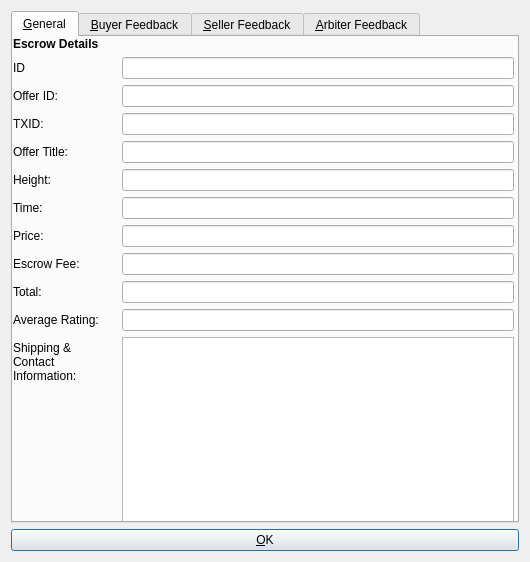
<?xml version="1.0" encoding="UTF-8"?>
<ui version="4.0">
 <class>EscrowInfoDialog</class>
 <widget class="QDialog" name="EscrowInfoDialog">
  <property name="geometry">
   <rect>
    <x>0</x>
    <y>0</y>
    <width>530</width>
    <height>562</height>
   </rect>
  </property>
  <property name="windowTitle">
   <string>Escrow Info</string>
  </property>
  <property name="autoFillBackground">
   <bool>true</bool>
  </property>
  <layout class="QVBoxLayout" name="verticalLayout">
   <item>
    <widget class="QTabWidget" name="escrowinfo">
     <property name="currentIndex">
      <number>0</number>
     </property>
     <widget class="QWidget" name="general">
      <attribute name="title">
       <string>&amp;General</string>
      </attribute>
      <widget class="QWidget" name="layoutWidget">
       <property name="geometry">
        <rect>
         <x>0</x>
         <y>0</y>
         <width>501</width>
         <height>485</height>
        </rect>
       </property>
       <layout class="QFormLayout" name="formLayout">
        <property name="fieldGrowthPolicy">
         <enum>QFormLayout::AllNonFixedFieldsGrow</enum>
        </property>
        <item row="0" column="0">
         <widget class="QLabel" name="label_3">
          <property name="font">
           <font>
            <weight>75</weight>
            <bold>true</bold>
           </font>
          </property>
          <property name="text">
           <string>Escrow Details</string>
          </property>
         </widget>
        </item>
        <item row="1" column="0">
         <widget class="QLabel" name="label_2">
          <property name="text">
           <string>ID</string>
          </property>
         </widget>
        </item>
        <item row="1" column="1">
         <widget class="QLineEdit" name="guidEdit"/>
        </item>
        <item row="2" column="0">
         <widget class="QLabel" name="linkGUIDLabel">
          <property name="text">
           <string>Offer ID:</string>
          </property>
         </widget>
        </item>
        <item row="2" column="1">
         <widget class="QLineEdit" name="offerEdit"/>
        </item>
        <item row="3" column="0">
         <widget class="QLabel" name="label_4">
          <property name="text">
           <string>TXID:</string>
          </property>
         </widget>
        </item>
        <item row="3" column="1">
         <widget class="QLineEdit" name="txidEdit">
          <property name="enabled">
           <bool>true</bool>
          </property>
         </widget>
        </item>
        <item row="4" column="0">
         <widget class="QLabel" name="label_14">
          <property name="text">
           <string>Offer Title:</string>
          </property>
         </widget>
        </item>
        <item row="4" column="1">
         <widget class="QLineEdit" name="titleEdit"/>
        </item>
        <item row="5" column="0">
         <widget class="QLabel" name="label_6">
          <property name="text">
           <string>Height:</string>
          </property>
         </widget>
        </item>
        <item row="5" column="1">
         <widget class="QLineEdit" name="heightEdit">
          <property name="enabled">
           <bool>true</bool>
          </property>
         </widget>
        </item>
        <item row="6" column="0">
         <widget class="QLabel" name="label_5">
          <property name="text">
           <string>Time:</string>
          </property>
         </widget>
        </item>
        <item row="6" column="1">
         <widget class="QLineEdit" name="timeEdit">
          <property name="enabled">
           <bool>true</bool>
          </property>
         </widget>
        </item>
        <item row="7" column="0">
         <widget class="QLabel" name="label_7">
          <property name="text">
           <string>Price:</string>
          </property>
         </widget>
        </item>
        <item row="7" column="1">
         <widget class="QLineEdit" name="priceEdit">
          <property name="enabled">
           <bool>true</bool>
          </property>
         </widget>
        </item>
        <item row="8" column="0">
         <widget class="QLabel" name="commissionLabel">
          <property name="text">
           <string>Escrow Fee:</string>
          </property>
         </widget>
        </item>
        <item row="8" column="1">
         <widget class="QLineEdit" name="feeEdit"/>
        </item>
        <item row="9" column="0">
         <widget class="QLabel" name="label_9">
          <property name="text">
           <string>Total:</string>
          </property>
         </widget>
        </item>
        <item row="9" column="1">
         <widget class="QLineEdit" name="totalEdit">
          <property name="enabled">
           <bool>true</bool>
          </property>
         </widget>
        </item>
        <item row="10" column="0">
         <widget class="QLabel" name="ratingLabel">
          <property name="text">
           <string>Average Rating:</string>
          </property>
         </widget>
        </item>
        <item row="10" column="1">
         <widget class="QLineEdit" name="ratingEdit"/>
        </item>
        <item row="12" column="0">
         <widget class="QLabel" name="label_11">
          <property name="text">
           <string>Shipping &amp; Contact Information:</string>
          </property>
          <property name="wordWrap">
           <bool>true</bool>
          </property>
         </widget>
        </item>
        <item row="12" column="1">
         <widget class="QTextEdit" name="paymessageEdit">
          <property name="enabled">
           <bool>true</bool>
          </property>
         </widget>
        </item>
       </layout>
      </widget>
     </widget>
     <widget class="QWidget" name="buyerFeedback">
      <attribute name="title">
       <string>&amp;Buyer Feedback</string>
      </attribute>
      <widget class="QScrollArea" name="scrollArea">
       <property name="geometry">
        <rect>
         <x>0</x>
         <y>0</y>
         <width>501</width>
         <height>481</height>
        </rect>
       </property>
       <property name="verticalScrollBarPolicy">
        <enum>Qt::ScrollBarAsNeeded</enum>
       </property>
       <property name="horizontalScrollBarPolicy">
        <enum>Qt::ScrollBarAlwaysOff</enum>
       </property>
       <property name="widgetResizable">
        <bool>true</bool>
       </property>
       <widget class="QWidget" name="scrollAreaWidgetContents">
        <property name="geometry">
         <rect>
          <x>0</x>
          <y>0</y>
          <width>497</width>
          <height>477</height>
         </rect>
        </property>
        <layout class="QVBoxLayout" name="verticalLayout_3">
         <item>
          <layout class="QVBoxLayout" name="buyerFeedbackLayout">
           <property name="sizeConstraint">
            <enum>QLayout::SetMinAndMaxSize</enum>
           </property>
          </layout>
         </item>
        </layout>
       </widget>
      </widget>
     </widget>
     <widget class="QWidget" name="sellerFeedback">
      <attribute name="title">
       <string>&amp;Seller Feedback</string>
      </attribute>
      <widget class="QScrollArea" name="scrollArea_2">
       <property name="geometry">
        <rect>
         <x>0</x>
         <y>0</y>
         <width>501</width>
         <height>481</height>
        </rect>
       </property>
       <property name="verticalScrollBarPolicy">
        <enum>Qt::ScrollBarAsNeeded</enum>
       </property>
       <property name="horizontalScrollBarPolicy">
        <enum>Qt::ScrollBarAlwaysOff</enum>
       </property>
       <property name="widgetResizable">
        <bool>true</bool>
       </property>
       <widget class="QWidget" name="scrollAreaWidgetContents_3">
        <property name="geometry">
         <rect>
          <x>0</x>
          <y>0</y>
          <width>497</width>
          <height>477</height>
         </rect>
        </property>
        <layout class="QVBoxLayout" name="verticalLayout_4">
         <item>
          <layout class="QVBoxLayout" name="sellerFeedbackLayout">
           <property name="sizeConstraint">
            <enum>QLayout::SetMinAndMaxSize</enum>
           </property>
          </layout>
         </item>
        </layout>
       </widget>
      </widget>
     </widget>
     <widget class="QWidget" name="arbiterFeedback">
      <attribute name="title">
       <string>&amp;Arbiter Feedback</string>
      </attribute>
      <widget class="QScrollArea" name="scrollArea_3">
       <property name="geometry">
        <rect>
         <x>0</x>
         <y>0</y>
         <width>501</width>
         <height>481</height>
        </rect>
       </property>
       <property name="verticalScrollBarPolicy">
        <enum>Qt::ScrollBarAsNeeded</enum>
       </property>
       <property name="horizontalScrollBarPolicy">
        <enum>Qt::ScrollBarAlwaysOff</enum>
       </property>
       <property name="widgetResizable">
        <bool>true</bool>
       </property>
       <widget class="QWidget" name="scrollAreaWidgetContents_8">
        <property name="geometry">
         <rect>
          <x>0</x>
          <y>0</y>
          <width>497</width>
          <height>477</height>
         </rect>
        </property>
        <layout class="QVBoxLayout" name="verticalLayout_5">
         <item>
          <layout class="QVBoxLayout" name="arbiterFeedbackLayout">
           <property name="sizeConstraint">
            <enum>QLayout::SetMinAndMaxSize</enum>
           </property>
          </layout>
         </item>
        </layout>
       </widget>
      </widget>
     </widget>
    </widget>
   </item>
   <item>
    <widget class="QPushButton" name="okButton">
     <property name="text">
      <string>&amp;OK</string>
     </property>
    </widget>
   </item>
  </layout>
 </widget>
 <resources>
  <include location="../syscoin.qrc"/>
 </resources>
 <connections/>
</ui>
